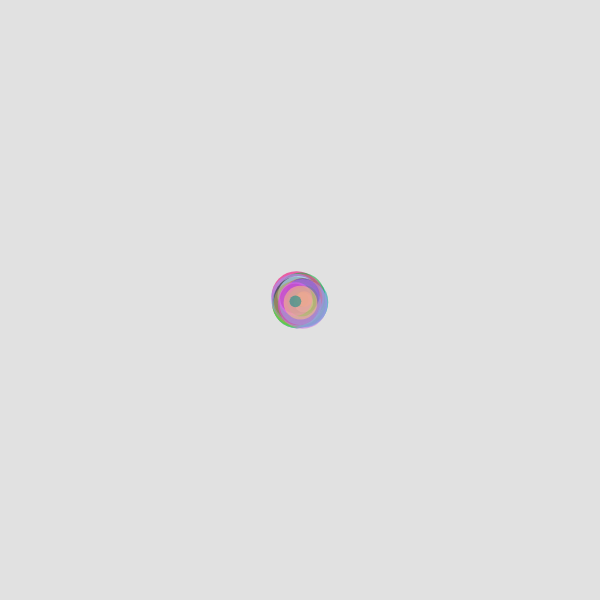
Frame 1 (no input)
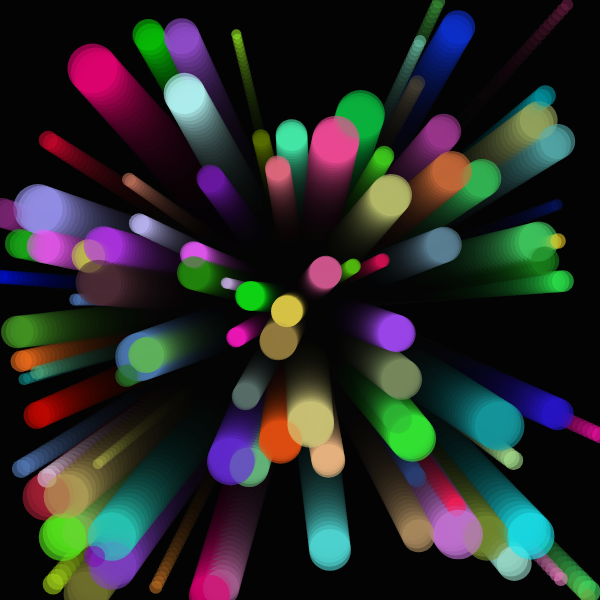
Frame 60 (no input)
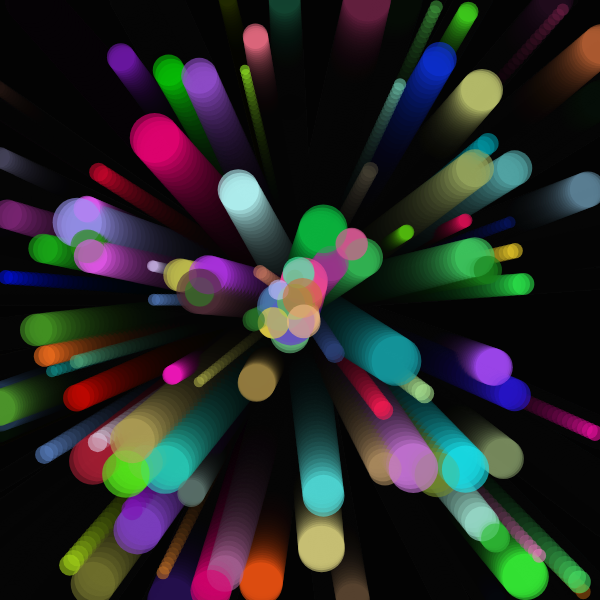
Frame 120 (the mouse pressed at the canvas centre since frame 60)

The p5.js sketch that drew these frames (run headless with seeded random() and noise() and a simulated clock; from frame 60 on, the mouse is pressed at the canvas centre):

// p5.js sketch
// ── sketch.js
var circles = [];
var circles1 = [];
var num_circles = 100;

function setup() {
  createCanvas(600, 600);
  noStroke();

  for (var i = 0; i < num_circles; i++) {
    circles.push(new Circle(width / 2, height / 2));
  }

  // for (var i = 0; i < num_circles; i++) {
  //   circles1.push(new Circle(width * 3 / 4, height * 3 / 4));
  // }
}

function draw() {
  background(0, 30);
  
  for (var i = 0; i < circles.length; i++) {
    circles[i].checkBoundary();
    circles[i].update();
    circles[i].display();
    // circles1[i].checkBoundary();
    // circles1[i].update();
    // circles1[i].display();
  }
}

function Circle(i, j) {
  this.xorigin = i;
  this.yorigin = j;
  this.xpos = i;
  this.ypos = j;
  this.size = random(10, 50);
  this.c = color(random(255), random(255), random(255), 150);
  this.xspeed = random(-5, 5);
  this.yspeed = random(-5, 5);

  this.display = function() {
    fill(this.c);
    ellipse(this.xpos, this.ypos, this.size, this.size);
  }

  this.update = function() {
    this.xpos += this.xspeed;
    this.ypos += this.yspeed;
  }

  this.checkBoundary = function() {
    if (this.xpos > width || this.xpos < 0 || this.ypos < 0 || this.ypos > height) {
      this.xpos = this.xorigin;
      this.ypos = this.yorigin;
    }
  }
}
